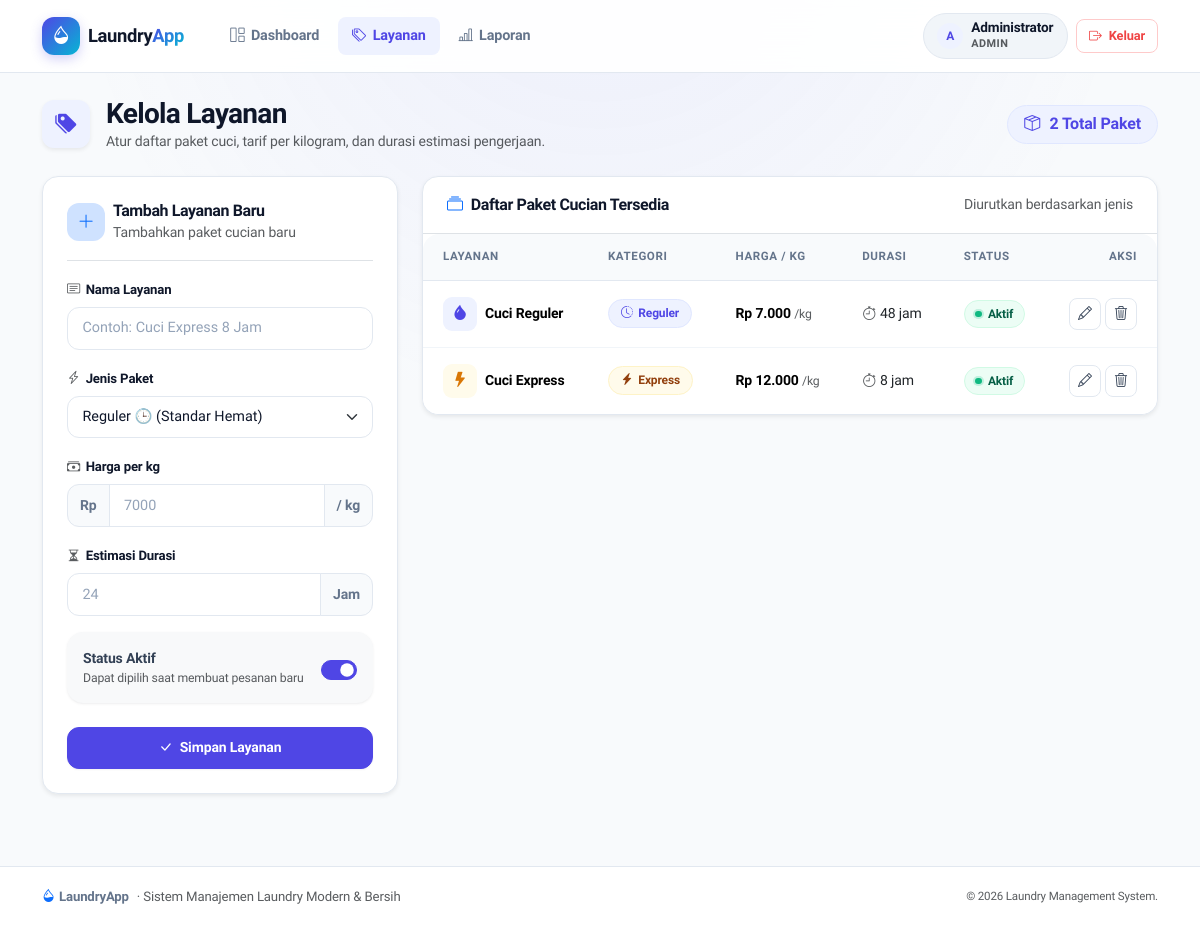
/admin/layanan.php (signed in), run on the app's committed database.
### tables this page shows
CREATE TABLE layanan (
    id INT UNSIGNED AUTO_INCREMENT PRIMARY KEY,
    nama VARCHAR(80) NOT NULL,
    jenis ENUM('Reguler', 'Express') NOT NULL,
    harga_per_kg DECIMAL(12,2) NOT NULL,
    durasi_jam SMALLINT UNSIGNED NOT NULL,
    aktif TINYINT(1) NOT NULL DEFAULT 1,
    dibuat_pada TIMESTAMP NOT NULL DEFAULT CURRENT_TIMESTAMP
);

### admin/layanan.php (the view, shortened to what this page needs)
<?php
require_once __DIR__ . '/../config/helpers.php';
$pdo = getPDO();
$priceError = false;
$editing = null;
$formValues = [
    'id' => '',
    'nama' => '',
    'jenis' => 'Reguler',
    'harga_per_kg' => '',
    'durasi_jam' => '',
    'aktif' => 1,
];
$services = $pdo->query('SELECT * FROM layanan ORDER BY jenis, nama')->fetchAll();
render_header('Kelola Layanan');
?>
<div class="d-flex flex-column flex-md-row justify-content-between align-items-md-center gap-3 mb-4">
    <div class="d-flex align-items-center gap-3">
        <div class="stat-icon indigo shadow-sm">
            <i class="bi bi-tags-fill"></i>
        </div>
        <div>
            <h1 class="h3 mb-0">Kelola Layanan</h1>
            <p class="text-muted mb-0 small">Atur daftar paket cuci, tarif per kilogram, dan durasi estimasi pengerjaan.</p>
        </div>
    </div>
    <div class="d-flex align-items-center gap-2">
        <span class="badge-soft badge-soft-primary px-3 py-2 fs-6">
            <i class="bi bi-box-seam me-1"></i> <?= count($services) ?> Total Paket
        </span>
    </div>
</div>
<div class="row g-4">
    <div class="col-lg-4">
        <div class="card shadow-sm sticky-top" style="top: 85px;">
            <div class="card-body p-4">
                <div class="d-flex align-items-center gap-2 mb-3 pb-3 border-bottom">
                    <div class="icon-box <?= $editing ? 'bg-warning-subtle text-warning' : 'bg-primary-subtle text-primary' ?>">
                        <i class="bi <?= $editing ? 'bi-pencil-square' : 'bi-plus-lg' ?>"></i>
                    </div>
                    <div>
                        <h2 class="h6 fw-bold mb-0"><?= $editing ? 'Edit Layanan' : 'Tambah Layanan Baru' ?></h2>
                        <small class="text-muted"><?= $editing ? 'Perbarui data paket yang dipilih' : 'Tambahkan paket cucian baru' ?></small>
                    </div>
                </div>
                <form method="post">
                    <div class="mb-3">
                        <label class="form-label" for="nama">
                            <i class="bi bi-card-text text-muted"></i> Nama Layanan
                        </label>
                        <input class="form-control" id="nama" name="nama" placeholder="Contoh: Cuci Express 8 Jam" value="<?= e($formValues['nama']) ?>" required>
                    </div>
                    <div class="mb-3">
                        <label class="form-label" for="jenis">
                            <i class="bi bi-lightning-charge text-muted"></i> Jenis Paket
                        </label>
                        <select class="form-select" id="jenis" name="jenis" required>
                            <?php foreach (['Reguler', 'Express'] as $type): ?>
                                <option value="<?= e($type) ?>" <?= $formValues['jenis'] === $type ? 'selected' : '' ?>>
                                    <?= e($type) ?> <?= $type === 'Express' ? '⚡ (Prioritas Cepat)' : '🕒 (Standar Hemat)' ?>
                                </option>
                            <?php endforeach; ?>
                        </select>
                    </div>
                    <div class="mb-3">
                        <label class="form-label" for="harga_per_kg">
                            <i class="bi bi-cash-stack text-muted"></i> Harga per kg
                        </label>
                        <div class="input-group">
                            <span class="input-group-text">Rp</span>
                            <input class="form-control <?= $priceError ? 'is-invalid' : '' ?>" type="number" id="harga_per_kg" name="harga_per_kg" min="0" step="100" placeholder="7000" value="<?= e($formValues['harga_per_kg']) ?>" required>
                            <span class="input-group-text">/ kg</span>
                        </div>
                    </div>
                    <div class="mb-3">
                        <label class="form-label" for="durasi_jam">
                            <i class="bi bi-hourglass-split text-muted"></i> Estimasi Durasi
                        </label>
                        <div class="input-group">
                            <input class="form-control" type="number" id="durasi_jam" name="durasi_jam" min="1" placeholder="24" value="<?= e($formValues['durasi_jam']) ?>" required>
                            <span class="input-group-text">Jam</span>
                        </div>
                    </div>
                    <div class="card p-3 bg-light border-0 mb-4">
                        <div class="form-check form-switch m-0 d-flex align-items-center justify-content-between ps-0">
                            <label class="form-check-label fw-semibold" for="aktif">
                                Status Aktif
                                <div class="text-muted small fw-normal">Dapat dipilih saat membuat pesanan baru</div>
                            </label>
                            <input class="form-check-input ms-2" type="checkbox" role="switch" id="aktif" name="aktif" <?= !empty($formValues['aktif']) ? 'checked' : '' ?>>
                        </div>
                    </div>
                    <div class="d-grid gap-2">
                        <button class="btn btn-primary" type="submit">
                            <i class="bi bi-check-lg"></i> <?= $editing ? 'Perbarui Layanan' : 'Simpan Layanan' ?>
                        </button>
                    </div>
                </form>
            </div>
        </div>
    </div>
    <div class="col-lg-8">
        <div class="card shadow-sm">
            <div class="p-3 px-4 border-bottom d-flex align-items-center justify-content-between">
                <div class="d-flex align-items-center gap-2">
                    <i class="bi bi-collection text-primary"></i>
                    <h2 class="h6 fw-bold mb-0">Daftar Paket Cucian Tersedia</h2>
                </div>
                <span class="text-muted small">Diurutkan berdasarkan jenis</span>
            </div>
            <div class="table-responsive">
                <table class="table table-hover align-middle mb-0">
                    <thead>
                        <tr>
                            <th>Layanan</th>
                            <th>Kategori</th>
                            <th>Harga / kg</th>
                            <th>Durasi</th>
                            <th>Status</th>
                            <th class="text-end">Aksi</th>
                        </tr>
                    </thead>
                    <tbody>
                    <?php foreach ($services as $service): ?>
                        <tr>
                            <td>
                                <div class="d-flex align-items-center gap-2">
                                    <div class="stat-icon <?= $service['jenis'] === 'Express' ? 'amber' : 'indigo' ?>" style="width: 34px; height: 34px; font-size: 0.95rem; border-radius: 9px;">
                                        <i class="bi <?= $service['jenis'] === 'Express' ? 'bi-lightning-fill' : 'bi-droplet-fill' ?>"></i>
                                    </div>
                                    <div>
                                        <span class="fw-bold text-heading d-block"><?= e($service['nama']) ?></span>
                                    </div>
                                </div>
                            </td>
                            <td>
                                <?php if ($service['jenis'] === 'Express'): ?>
                                    <span class="badge-soft badge-soft-warning"><i class="bi bi-lightning-charge-fill"></i> Express</span>
                                <?php else: ?>
                                    <span class="badge-soft badge-soft-primary"><i class="bi bi-clock-history"></i> Reguler</span>
                                <?php endif; ?>
                            </td>
                            <td>
                                <span class="fw-bold text-heading"><?= e(rupiah($service['harga_per_kg'])) ?></span>
                                <span class="text-muted small">/kg</span>
                            </td>
                            <td>
                                <span class="text-body"><i class="bi bi-stopwatch text-muted me-1"></i><?= e($service['durasi_jam']) ?> jam</span>
                            </td>
                            <td>
                                <?php if ($service['aktif']): ?>
                                    <span class="status-pill active"><span class="status-dot"></span> Aktif</span>
                                <?php else: ?>
                                    <span class="status-pill inactive"><span class="status-dot"></span> Nonaktif</span>
                                <?php endif; ?>
                            </td>
                            <td class="text-end text-nowrap">
                                <div class="d-inline-flex gap-1">
                                    <a class="btn-action" href="<?= e(app_url('admin/layanan.php?edit=' . $service['id'])) ?>" title="Edit Layanan">
                                        <i class="bi bi-pencil"></i>
                                    </a>
                                    <form class="d-inline" method="post" onsubmit="return confirm('Hapus layanan <?= e(addslashes($service['nama'])) ?>?')">
                                        <button class="btn-action btn-action-danger" type="submit" title="Hapus Layanan">
                                            <i class="bi bi-trash3"></i>
                                        </button>
                                    </form>
                                </div>
                            </td>
                        </tr>
                    <?php endforeach; ?>
                    </tbody>
                </table>
            </div>
        </div>
    </div>
</div>
<?php render_footer(); ?>

### config/helpers.php (shortened to what this page needs)
<?php
function e($value): string
{
    return htmlspecialchars((string) $value, ENT_QUOTES, 'UTF-8');
}
function app_url(string $path = ''): string
{
    $directory = str_replace('\\', '/', dirname($_SERVER['SCRIPT_NAME'] ?? '/'));
    $directory = rtrim($directory, '/');
    if (preg_match('~/(admin|kasir|pelanggan)$~', $directory)) {
        $directory = substr($directory, 0, -strlen('/' . basename($directory)));
    }
    return $directory . ($path !== '' ? '/' . ltrim($path, '/') : '/');
}
function rupiah($amount): string
{
    return 'Rp ' . number_format((float) $amount, 0, ',', '.');
}
function render_header(string $title): void
{
    $user = $_SESSION['user'] ?? null;
    $role = $user['role'] ?? '';
    $currentScript = str_replace('\\', '/', $_SERVER['SCRIPT_NAME'] ?? '');
    $menus = [
        'admin' => [
            ['Dashboard', 'admin/index.php', 'bi-grid-1x2'],
            ['Layanan', 'admin/layanan.php', 'bi-tags'],
            ['Laporan', 'admin/laporan.php', 'bi-bar-chart-line'],
        ],
        'kasir' => [
            ['Dashboard', 'kasir/index.php', 'bi-grid-1x2'],
            ['Buat Pesanan', 'kasir/buat_pesanan.php', 'bi-plus-circle'],
            ['Pembayaran', 'kasir/pembayaran.php', 'bi-credit-card'],
            ['Status Cucian', 'kasir/update_status.php', 'bi-arrow-repeat'],
        ],
        'pelanggan' => [
            ['Dashboard', 'pelanggan/index.php', 'bi-grid-1x2'],
            ['Riwayat Nota', 'pelanggan/riwayat.php', 'bi-receipt'],
        ],
    ];
    ?>
    <!doctype html>
    <html lang="id">
    <head>
        <link rel="stylesheet" href="<?= e(app_url('assets/vendor/bootstrap-icons/bootstrap-icons.min.css')) ?>">
        <link href="https://cdn.jsdelivr.net/npm/bootstrap@5.3.3/dist/css/bootstrap.min.css" rel="stylesheet">
        <link href="<?= e(app_url('assets/css/style.css')) ?>" rel="stylesheet">
    </head>
    <body>
    <nav class="navbar navbar-expand-lg app-navbar sticky-top">
        <div class="container">
            <a class="navbar-brand d-flex align-items-center gap-2 fw-bold" href="<?= e(app_url('index.php')) ?>">
                <div class="brand-badge">
                    <i class="bi bi-droplet-half"></i>
                </div>
                <span>Laundry<span class="text-primary-gradient">App</span></span>
            </a>
            <div class="collapse navbar-collapse" id="mainNav">
                <?php if ($user): ?>
                    <ul class="navbar-nav me-auto ps-lg-3 gap-1">
                        <?php foreach ($menus[$role] ?? [] as [$label, $url, $icon]): ?>
                            <?php $isActive = str_ends_with($currentScript, '/' . $url) || ($url === 'admin/index.php' && str_ends_with($currentScript, '/admin/')); ?>
                            <li class="nav-item">
                                <a class="nav-link <?= $isActive ? 'active' : '' ?>" href="<?= e(app_url($url)) ?>">
                                    <i class="bi <?= e($icon) ?>"></i>
                                    <span><?= e($label) ?></span>
                                </a>
                            </li>
                        <?php endforeach; ?>
                    </ul>
                    <div class="d-flex align-items-center gap-2 mt-3 mt-lg-0">
                        <div class="user-chip">
                            <div class="user-avatar"><?= strtoupper(substr($user['nama'], 0, 1)) ?></div>
                            <div class="d-flex flex-column text-start">
                                <span class="lh-sm"><?= e($user['nama']) ?></span>
                                <span class="text-muted" style="font-size: 0.68rem; text-transform: uppercase; letter-spacing: 0.04em;"><?= e($role) ?></span>
                            </div>
                        </div>
                        <a class="btn btn-outline-danger btn-sm" href="<?= e(app_url('logout.php')) ?>" title="Keluar dari akun">
                            <i class="bi bi-box-arrow-right"></i>
                            <span class="d-none d-xl-inline">Keluar</span>
                        </a>
                    </div>
                <?php endif; ?>
            </div>
        </div>
    </nav>
    <main class="container py-4">
    <?php
}
function render_footer(): void
{
    ?>
    </main>
    <footer class="app-footer no-print">
        <div class="container d-flex flex-column flex-sm-row justify-content-between align-items-center gap-2">
            <div class="d-flex align-items-center gap-2">
                <span class="fw-bold"><i class="bi bi-droplet-half text-primary me-1"></i>LaundryApp</span>
                <span class="text-muted">· Sistem Manajemen Laundry Modern & Bersih</span>
            </div>
            <div class="text-muted small">
                &copy; <?= date('Y') ?> Laundry Management System.
            </div>
        </div>
    </footer>
    </body>
    </html>
    <?php
}

### data on the page
layanan: aktif "☑", nama "Cuci Reguler", jenis "Reguler" (drawn), harga_per_kg "Rp 7.000", durasi_jam "48", shows "Aktif"
layanan: nama "Cuci Express", jenis "Express" (drawn), harga_per_kg "Rp 12.000", durasi_jam "8", aktif 1 (drawn)

### other printed values
$label "Dashboard"
$label "Layanan"
$label "Laporan"
substr($user['nama'], 0, 1) "A"
$user['nama'] "Administrator"
$role "ADMIN"
count($services) "2"
form field jenis "Reguler 🕒 (Standar Hemat)"
